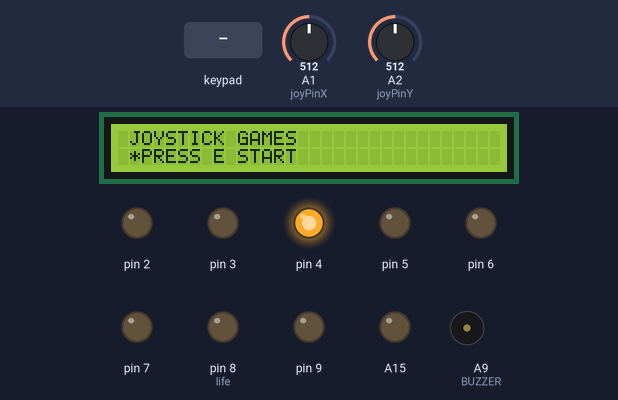
The sketch below on a simulated Arduino Mega 2560, built with avr-gcc and run on an emulated ATmega2560. On the bench: 32×2 character LCD, output pins drawn as LEDs (lit = HIGH), buzzer (waves = sounding, pin HIGH). The inputs (shaded band) are chosen by the test bench; at power-on: A1 (joyPinX) = 512, A2 (joyPinY) = 512. Random numbers use the default seed unless the sketch sets one; what the sketch prints to the serial monitor is not drawn.

Above: at 1.2 s.
1.3 s: key 'E' pressed
At 1.7 s:
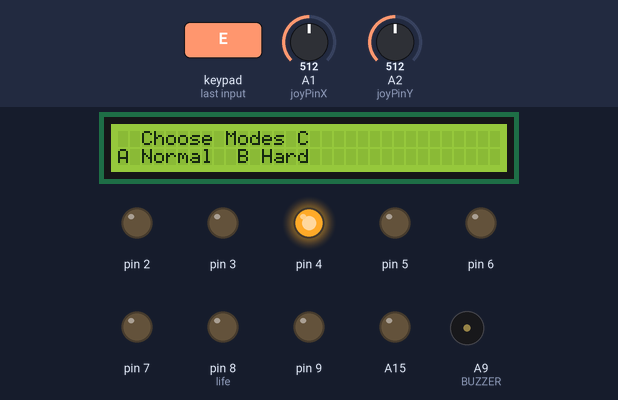
2.8 s: keypad keys 2 5 2 4 2 3 2 2 A pressed 0.4 s apart
At 7.3 s:
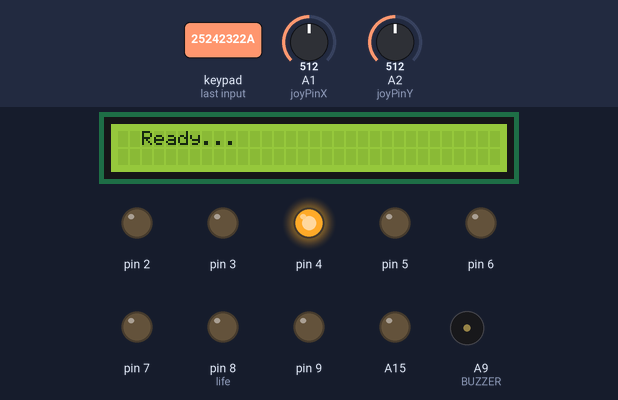
At 10.8 s:
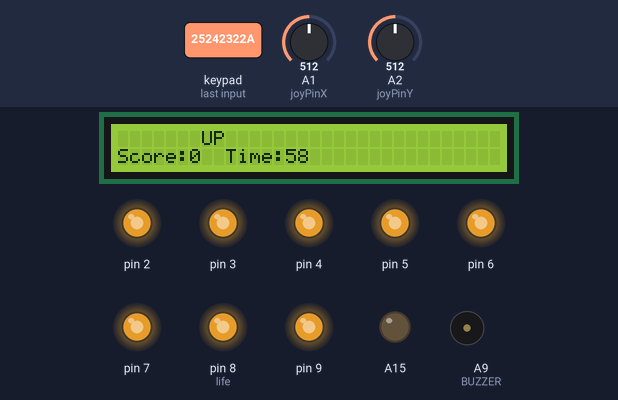
Timing chart, 0 to 51.0 s (numbered marks = the images above; inputs shaded):
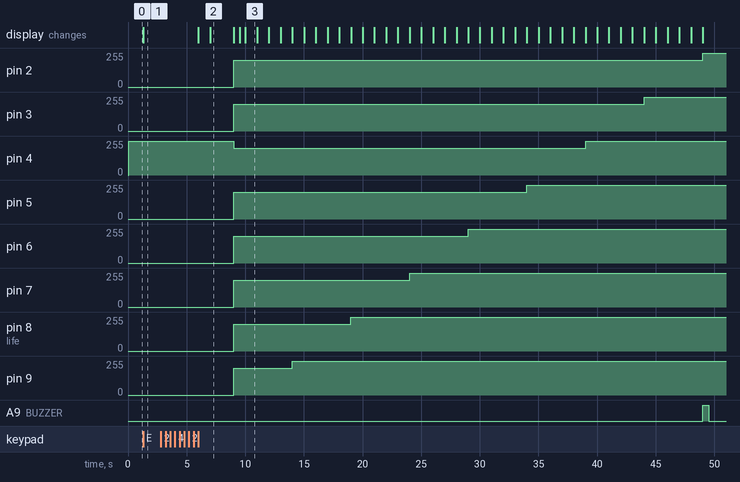

Measured:
- after the input at 1.3 s, the display: changes at once (image 1)
- after the input at 2.8 s, pin 2: 0/255 → 200/255 after 6.2 s, → 255/255 40.0 s later; pin 3: 0/255 → 200/255 after 6.2 s, → 255/255 35.0 s later
- what the display in image 2 shows lasts 2.0 s, from 7.0 s to 9.0 s
- what the display in image 3 shows lasts 1.0 s, from 10.0 s to 11.0 s

The sketch:

Joystick_Reaction_Game.ino
```cpp
#include <LiquidCrystal.h>
#include <Keypad.h>
#include <stdlib.h>
#include <time.h>

//LCD
LiquidCrystal lcd(49, 48, 47, 43, 42, 41);
//蜂鳴器
int BUZZER=A9;
//***搖桿
int joyPinX=A1; //X軸接腳
int joyPinY=A2; //Y軸接腳
int SW=A3;
int value=0;
int xzero=0;
int yzero=0;
int SWstate=0;
//***

//***可變電阻
int VR_Pin=A0;
int VR_Value=0;
//***
enum ACTION{
  //搖桿控制
  Up_A,
  Right_A,
  Down_A,
  Left_A,

};
enum MODE{
  attract, //待機模式
  choose,  //選擇難度模式
  working, //運作模式
  end      //結束模式
};


//***鍵盤配置
const byte ROWS = 4;
const byte COLS = 4;
char hexaKeys[ROWS][COLS] = {
    {'/', 'E', 'D', 'C'},
    {'B', '3', '6', '9'},
    {'A', '2', '5', '8'},
    {'+', '1', '4', '7'}
};
byte rowPins[ROWS] = {25, 24, 23, 22};
byte colPins[COLS] = {29, 28, 27, 26};
Keypad customKeypad = Keypad(makeKeymap(hexaKeys), rowPins, colPins, ROWS, COLS);
//***

//***遊戲變數設置
int score=0; //成績
int playState=0; //遊玩狀態
int life=8; //生命
int skip; //模式跳過秒數
bool Go=true; //一次性使用，用於遊戲模式一開始設定LCD
unsigned long startTime=0; // 計時開始的時間
const unsigned long timeLimit = 60000; // 60秒，以毫秒為單位
unsigned long lastUpdateTime = 0; // 上次更新的時間
int queRand[150]; //亂數放置陣列
int view=0; //控制亂數陣列
unsigned long joyDelay = 0; //搖桿延遲
unsigned long clockStartTime=0; //時間開始時間
bool bee=true;  //蜂鳴器開關
bool joyD=true; //搖桿延遲(僅限第一次)
bool hidden=false;//隱藏模式開關
bool joyLock=false;//控制搖桿使用完必須回到中心才能繼續判斷
//***
void setup() {

  pinMode(SW,INPUT_PULLUP); //SW設為提升輸入模式

  yzero=analogRead(joyPinY);//讀取搖桿一開始X軸(0,0)值
  xzero=analogRead(joyPinX);//讀取搖桿一開始Y軸(0,0)值
  lcd.begin(32, 2);
  lcd.setCursor(0, 0);
  lcd.print(" JOYSTICK GAMES");
  lcd.setCursor(0, 1);
  lcd.print(" *PRESS E START");
  playState=attract;

  pinMode(4,OUTPUT);
  digitalWrite(4,HIGH);

  pinMode(A15,OUTPUT);
  digitalWrite(A15,LOW);
  randomSeed(analogRead(A0));
  for(int i=0;i<150;i++)
    queRand[i]=random(4);
  Serial.begin(9600);
  pinMode(BUZZER,OUTPUT);
}

void loop() {
  switch(playState){
    case attract:
      Game_Attract();
      break;
    case choose:
      Game_Choose();
      break;
    case working:
      Mode_working();
      break;
    case end:
      Game_End();
      break;
  }
}
  //待機模式，按下E 開始選擇模式
void Game_Attract(){
  char customKey = customKeypad.getKey();
    if(customKey=='E'){
     lcd.clear();
     lcd.setCursor(0, 0);
     lcd.print("  Choose Modes C");
     lcd.setCursor(0, 1);
     lcd.print("A Normal  B Hard");
     playState=choose;
    }
}
  //選擇模式，A->Normal B->Hard
void Game_Choose(){
  char customKey = customKeypad.getKey();
      if(customKey=='A'){
        lcd.clear();
        lcd.setCursor(0, 0);
        lcd.print("  Mode: Normal");
        playState=working;
        skip=5;
      }else if(customKey=='B'){
        lcd.clear();
        lcd.setCursor(0, 0);
        lcd.print("  Mode: Hard");
        playState=working;
        skip=3;
      }else if(customKey=='C'){
        lcd.clear();
        lcd.setCursor(0, 0);
        lcd.print("  Mode: Hidden");
        playState=working;
        hidden=true;
      }
}
//結束模式
void Game_End(){
  char customKey = customKeypad.getKey();
    if(customKey=='E'){
      lcd.clear();
      lcd.setCursor(0, 0);
      lcd.print("  Choose Modes C");
      lcd.setCursor(0, 1);
      lcd.print("A Normal  B Hard");
      clearSet();
    }
}
//遊戲模式
void Mode_working(){
  if(Go){
    lcd.clear();
    delay(1000);
    lcd.setCursor(0, 0);
    lcd.print("  Ready...");
    delay(2000);
    lcd.setCursor(10, 0);
    lcd.print("Go!");
    lcd.clear();
    lcd.setCursor(0, 1);
    lcd.print("Score:");
    lcd.setCursor(6, 1);
    lcd.print(score);
    lcd.setCursor(9, 1);
    lcd.print("Time:");
    Go=false;

    startTime = millis();
    clockStartTime=millis();

    for(int i=2;i<10;i++){
      pinMode(i,OUTPUT);
      analogWrite(i,200);
    }
    showQToLcd(queRand[0]);
  }
  if(hidden){
    skip=analogRead(VR_Pin)/100;
    if(skip<1)
      skip=1;
    Serial.print(skip);
    Serial.print("  ");
  }
  unsigned long nowTime = millis();
  unsigned long clockTime =millis();
  handleJoyInput(nowTime);
  countdown_60s(clockTime);
}
//搖桿輸入判斷正錯
void handleJoyInput(unsigned long nowTime){
  if (nowTime - startTime >= skip * 1000 || (nowTime - startTime < skip * 1000 && joyCheck(queRand[view],nowTime))) {
    if(nowTime - startTime >= skip * 1000)
      errorLife();
      view++;
      if(life!=0)
        showQToLcd(queRand[view]);
      startTime = millis();
  }
}
//扣命方法
void errorLife(){
   life--;
    switch(life){
      case 0:
        digitalWrite(2,HIGH);
        showEnd();
        playState=end;
        break;
      default:
        digitalWrite(life+2,HIGH);
        break;
    }
}

//搖桿判定
int joyCheck(int randValue,unsigned long nowTime){
  int valueX,valueY,number=-1;
  bool ch=false;
  bool sh=true;
  //搖桿
  if(joyD){
    delay(500);
    joyD=false;
  }
  if(nowTime-joyDelay>=200){
    joyDelay=nowTime;
    if(sh){
      valueX=analogRead(joyPinX)-xzero;//讀取移動後X軸值
      valueY=analogRead(joyPinY)-yzero;//讀取移動後Y軸值
      sh=false;
    }
    if(valueX<-300 && valueY<550 && valueY>-550 && !joyLock){
      //up
      number=Up_A;
      ch=true;
      joyLock=true;
    }else if(valueX>300 && valueY<550 && valueY>-550 && !joyLock){
      //down
      number=Down_A;
      ch=true;
      joyLock=true;
    }else if(valueY>300 && valueX<550 &&valueX>-550 && !joyLock){
      //left
      number=Left_A;
      ch=true;
      joyLock=true;
    }else if(valueY<-300 && valueX<550 &&valueX>-550 && !joyLock){
      //right
      number=Right_A;
      ch=true;
      joyLock=true;
    }else{
      //原點情況
      joyLock=false;
    }

    if(ch){
      if(number==randValue){
        score++;
        lcd.setCursor(6, 1);
        lcd.print(score);
      }else{
        errorLife();
      }
      return 1;
    }else
      return 0;
  }else
    return 0;

}
//LCD 倒數60秒
void countdown_60s(unsigned long clockTime) {
  unsigned long elapsedTime = clockTime - clockStartTime; // 計算已經過去的時間
    // 在時間限制內，執行倒數60秒的程式碼
    unsigned long remainingTime = (timeLimit - elapsedTime) / 1000; // 換算成秒
    // 檢查是否已經過了一秒
    if (clockTime - lastUpdateTime >= 1000) {
      if(remainingTime<10){
        lcd.setCursor(15, 1);
        lcd.print(" ");
      }
      lcd.setCursor(14, 1);
      lcd.print(remainingTime);
      lastUpdateTime = clockTime; // 更新上次更新時間
    }

    if (remainingTime ==0) {
      showEnd();
      playState = end;
    }
}

//清除設定
void clearSet(){
  startTime = 0;
  lastUpdateTime = 0;
  score=0;
  life=8;
  Go=true;
  skip=-1;
  playState=choose;
  bee=true;
  joyD=true;
  hidden=false;
  joyLock=false;
}

//顯示題目
void showQToLcd(int randValue){
  lcd.setCursor(0, 0);
  Serial.print(randValue);
  switch(randValue){
    case 0:
      lcd.print("       UP       ");
      break;
    case 1:
      lcd.print("     Right      ");
      break;
    case 2:
      lcd.print("      Down      ");
      break;
    case 3:
      lcd.print("      Left      ");
      break;
  }
}
void showEnd(){
  lcd.clear();
  lcd.setCursor(0, 0);
  lcd.print("    Score     ");
  lcd.setCursor(10, 0);
  lcd.print(score);
  lcd.setCursor(0, 1);
  lcd.print("*PRESS E RESTART");
  //蜂鳴器發出叫聲
  digitalWrite(BUZZER,HIGH);
  delay(500);
  digitalWrite(BUZZER,LOW);

}
```
